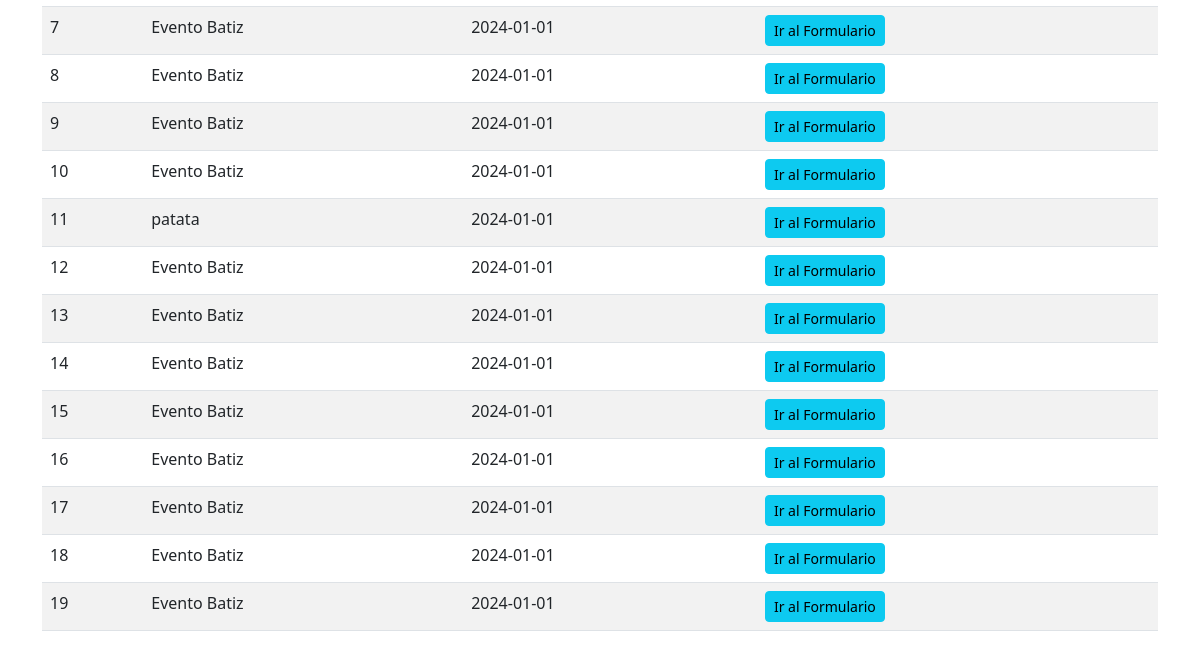
Before: /eventos (lower part) with the older database file.
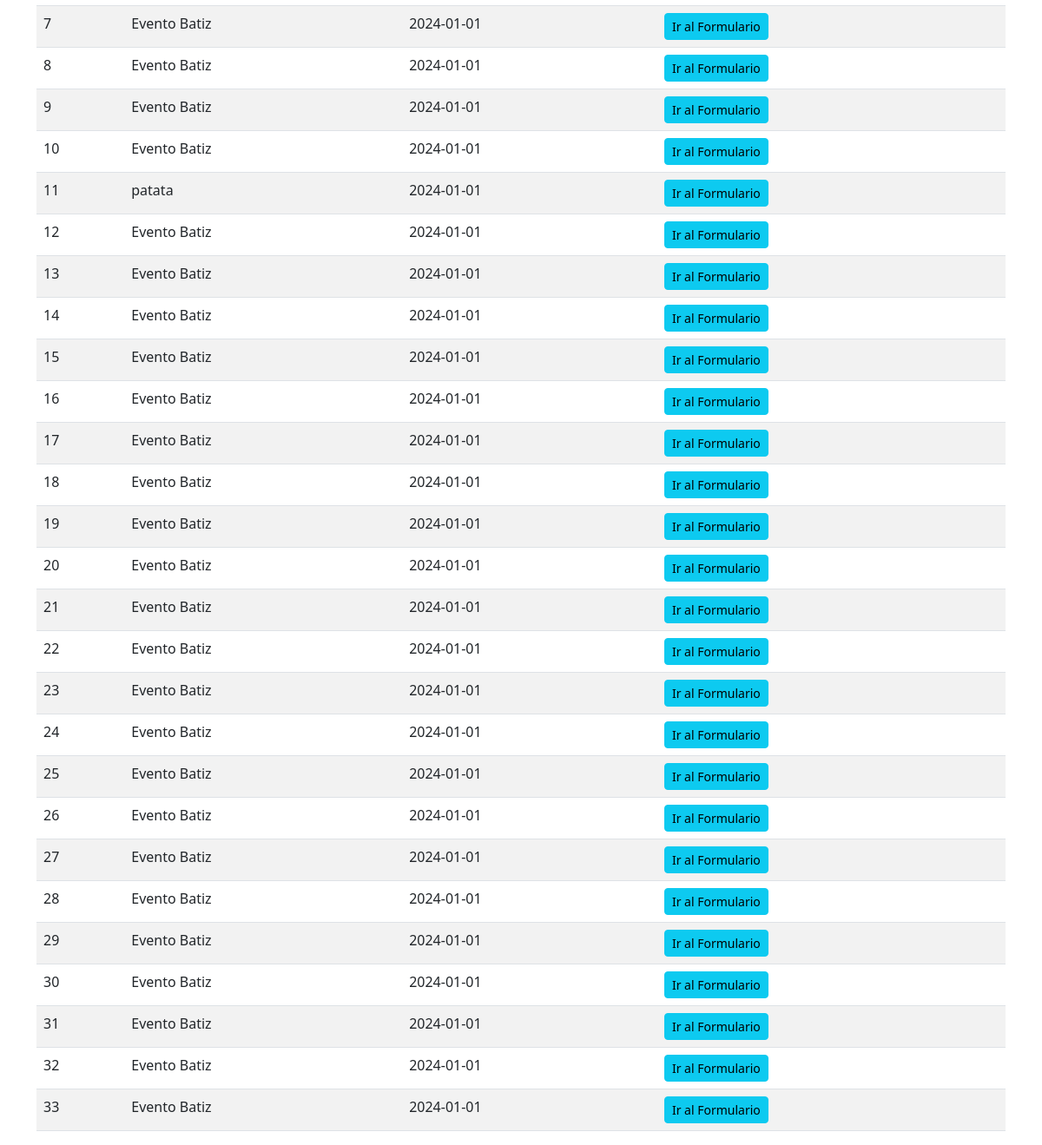
After: the same page with the newer database file.
### app.py (models this page shows)
class Evento(db.Model):
    id = db.Column(db.Integer, primary_key=True)
    nombre = db.Column(db.String(100), nullable=False)
    fecha = db.Column(db.String(100), nullable=False)
    boletos = db.relationship('Boleto', backref='evento', lazy=True)

### app.py (the view, shortened to what this page needs)
@app.route('/eventos', methods=['GET', 'POST'])
def eventos():
    eventos = Evento.query.all()
    return render_template('eventos.html', eventos=eventos)

### templates/eventos.html (shortened to what this page needs)
<!DOCTYPE html>
<html lang="es">
  <head>
    <link
      href="https://cdn.jsdelivr.net/npm/bootstrap@5.3.0-alpha1/dist/css/bootstrap.min.css"
      rel="stylesheet"
    />
  </head>
  <body>
    <div class="container mt-5">
      <table class="table table-striped">
        <tbody>
          {% for evento in eventos %}
          <tr>
            <td>{{ evento.id }}</td>
            <td>{{ evento.nombre }}</td>
            <td>{{ evento.fecha }}</td>
            <td>
              <a
                href="{{ url_for('formulario', evento_id=evento.id) }}"
                class="btn btn-info btn-sm"
                >Ir al Formulario</a
              >
            </td>
          </tr>
          {% endfor %}
        </tbody>
      </table>
    </div>
  </body>
</html>

Changed rows visible on the page:
added Evento: id "20", nombre "Evento Batiz", fecha "2024-01-01"
added Evento: id "21", nombre "Evento Batiz", fecha "2024-01-01"
added Evento: id "22", nombre "Evento Batiz", fecha "2024-01-01"
added Evento: id "23", nombre "Evento Batiz", fecha "2024-01-01"
added Evento: id "24", nombre "Evento Batiz", fecha "2024-01-01"
added Evento: id "25", nombre "Evento Batiz", fecha "2024-01-01"
added Evento: id "26", nombre "Evento Batiz", fecha "2024-01-01"
added Evento: id "27", nombre "Evento Batiz", fecha "2024-01-01"
added Evento: id "28", nombre "Evento Batiz", fecha "2024-01-01"
added Evento: id "29", nombre "Evento Batiz", fecha "2024-01-01"
added Evento: id "30", nombre "Evento Batiz", fecha "2024-01-01"
added Evento: id "31", nombre "Evento Batiz", fecha "2024-01-01"
added Evento: id "32", nombre "Evento Batiz", fecha "2024-01-01"
added Evento: id "33", nombre "Evento Batiz", fecha "2024-01-01"
